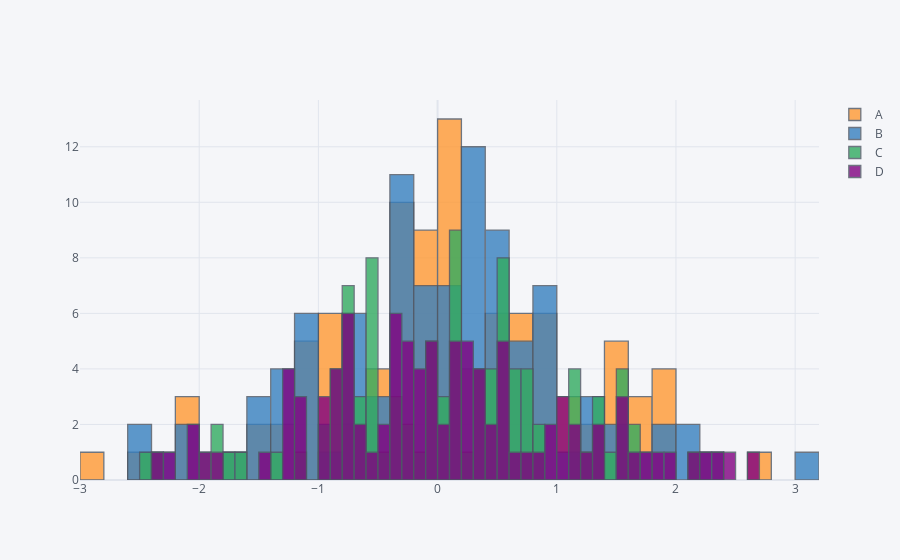

Source (notebook cell):
### Code cell
df.iplot(kind='hist', bins=50)
